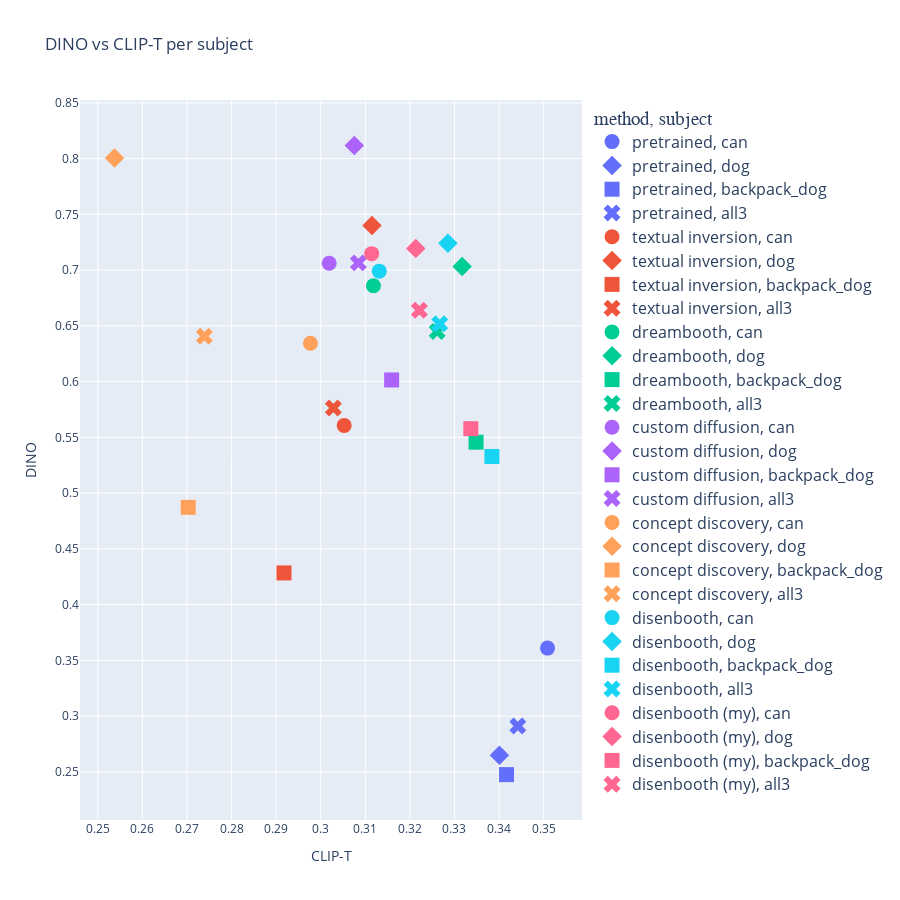

Notebook code cell kept with this figure:
### Code cell
import plotly.express as px
import plotly.io as pio
from matplotlib import pyplot as plt
from matplotlib.pyplot import figure

figure(figsize=(4, 4), dpi=80)

dfc = df2[df2['name'] != 'real images']
fig = px.scatter(dfc, color='name', y='DINO', x='CLIP-T', symbol='subject', title="DINO vs CLIP-T per subject ",
                 labels={
                     "DINO": "DINO",
                     "CLIP-T": "CLIP-T",
                     "name": "method"
                 }, 
#                 error_y='error DINO', 
#                 error_x='error CLIP-T',
                    width=900, height=900
)
fig.update_layout(showlegend=True, legend=dict(
    title_font_family='Courier New',
    font=dict(
        size=16
    )
))
fig.update_traces(marker=dict(size=15))

fig.update_yaxes(nticks=20)
fig.update_xaxes(nticks=20)

fig.show()

### Figure 1 — Plotly figure (JSON) as saved in the notebook; plotly's stock layout.template omitted (floating-point values rounded to 4 significant figures)
{"data": [{"hovertemplate": "method=pretrained<br>subject=can<br>CLIP-T=%{x}<br>DINO=%{y}<extra></extra>", "legendgroup": "pretrained, can", "marker": {"color": "#636efa", "size": 15, "symbol": "circle"}, "mode": "markers", "name": "pretrained, can", "orientation": "v", "showlegend": true, "type": "scatter", "x": [0.3509], "xaxis": "x", "y": [0.3609], "yaxis": "y"}, {"hovertemplate": "method=pretrained<br>subject=dog<br>CLIP-T=%{x}<br>DINO=%{y}<extra></extra>", "legendgroup": "pretrained, dog", "marker": {"color": "#636efa", "size": 15, "symbol": "diamond"}, "mode": "markers", "name": "pretrained, dog", "orientation": "v", "showlegend": true, "type": "scatter", "x": [0.3401], "xaxis": "x", "y": [0.265], "yaxis": "y"}, {"hovertemplate": "method=pretrained<br>subject=backpack_dog<br>CLIP-T=%{x}<br>DINO=%{y}<extra></extra>", "legendgroup": "pretrained, backpack_dog", "marker": {"color": "#636efa", "size": 15, "symbol": "square"}, "mode": "markers", "name": "pretrained, backpack_dog", "orientation": "v", "showlegend": true, "type": "scatter", "x": [0.3417], "xaxis": "x", "y": [0.2475], "yaxis": "y"}, {"hovertemplate": "method=pretrained<br>subject=all3<br>CLIP-T=%{x}<br>DINO=%{y}<extra></extra>", "legendgroup": "pretrained, all3", "marker": {"color": "#636efa", "size": 15, "symbol": "x"}, "mode": "markers", "name": "pretrained, all3", "orientation": "v", "showlegend": true, "type": "scatter", "x": [0.3442], "xaxis": "x", "y": [0.2911], "yaxis": "y"}, {"hovertemplate": "method=textual inversion<br>subject=can<br>CLIP-T=%{x}<br>DINO=%{y}<extra></extra>", "legendgroup": "textual inversion, can", "marker": {"color": "#EF553B", "size": 15, "symbol": "circle"}, "mode": "markers", "name": "textual inversion, can", "orientation": "v", "showlegend": true, "type": "scatter", "x": [0.3053], "xaxis": "x", "y": [0.5607], "yaxis": "y"}, {"hovertemplate": "method=textual inversion<br>subject=dog<br>CLIP-T=%{x}<br>DINO=%{y}<extra></extra>", "legendgroup": "textual inversion, dog", "marker": {"color": "#EF553B", "size": 15, "symbol": "diamond"}, "mode": "markers", "name": "textual inversion, dog", "orientation": "v", "showlegend": true, "type": "scatter", "x": [0.3115], "xaxis": "x", "y": [0.7399], "yaxis": "y"}, {"hovertemplate": "method=textual inversion<br>subject=backpack_dog<br>CLIP-T=%{x}<br>DINO=%{y}<extra></extra>", "legendgroup": "textual inversion, backpack_dog", "marker": {"color": "#EF553B", "size": 15, "symbol": "square"}, "mode": "markers", "name": "textual inversion, backpack_dog", "orientation": "v", "showlegend": true, "type": "scatter", "x": [0.2918], "xaxis": "x", "y": [0.4284], "yaxis": "y"}, {"hovertemplate": "method=textual inversion<br>subject=all3<br>CLIP-T=%{x}<br>DINO=%{y}<extra></extra>", "legendgroup": "textual inversion, all3", "marker": {"color": "#EF553B", "size": 15, "symbol": "x"}, "mode": "markers", "name": "textual inversion, all3", "orientation": "v", "showlegend": true, "type": "scatter", "x": [0.3028], "xaxis": "x", "y": [0.5763], "yaxis": "y"}, {"hovertemplate": "method=dreambooth<br>subject=can<br>CLIP-T=%{x}<br>DINO=%{y}<extra></extra>", "legendgroup": "dreambooth, can", "marker": {"color": "#00cc96", "size": 15, "symbol": "circle"}, "mode": "markers", "name": "dreambooth, can", "orientation": "v", "showlegend": true, "type": "scatter", "x": [0.3118], "xaxis": "x", "y": [0.686], "yaxis": "y"}, {"hovertemplate": "method=dreambooth<br>subject=dog<br>CLIP-T=%{x}<br>DINO=%{y}<extra></extra>", "legendgroup": "dreambooth, dog", "marker": {"color": "#00cc96", "size": 15, "symbol": "diamond"}, "mode": "markers", "name": "dreambooth, dog", "orientation": "v", "showlegend": true, "type": "scatter", "x": [0.3317], "xaxis": "x", "y": [0.7032], "yaxis": "y"}, {"hovertemplate": "method=dreambooth<br>subject=backpack_dog<br>CLIP-T=%{x}<br>DINO=%{y}<extra></extra>", "legendgroup": "dreambooth, backpack_dog", "marker": {"color": "#00cc96", "size": 15, "symbol": "square"}, "mode": "markers", "name": "dreambooth, backpack_dog", "orientation": "v", "showlegend": true, "type": "scatter", "x": [0.3348], "xaxis": "x", "y": [0.5456], "yaxis": "y"}, {"hovertemplate": "method=dreambooth<br>subject=all3<br>CLIP-T=%{x}<br>DINO=%{y}<extra></extra>", "legendgroup": "dreambooth, all3", "marker": {"color": "#00cc96", "size": 15, "symbol": "x"}, "mode": "markers", "name": "dreambooth, all3", "orientation": "v", "showlegend": true, "type": "scatter", "x": [0.3261], "xaxis": "x", "y": [0.6449], "yaxis": "y"}, {"hovertemplate": "method=custom diffusion<br>subject=can<br>CLIP-T=%{x}<br>DINO=%{y}<extra></extra>", "legendgroup": "custom diffusion, can", "marker": {"color": "#ab63fa", "size": 15, "symbol": "circle"}, "mode": "markers", "name": "custom diffusion, can", "orientation": "v", "showlegend": true, "type": "scatter", "x": [0.3019], "xaxis": "x", "y": [0.7061], "yaxis": "y"}, {"hovertemplate": "method=custom diffusion<br>subject=dog<br>CLIP-T=%{x}<br>DINO=%{y}<extra></extra>", "legendgroup": "custom diffusion, dog", "marker": {"color": "#ab63fa", "size": 15, "symbol": "diamond"}, "mode": "markers", "name": "custom diffusion, dog", "orientation": "v", "showlegend": true, "type": "scatter", "x": [0.3075], "xaxis": "x", "y": [0.8118], "yaxis": "y"}, {"hovertemplate": "method=custom diffusion<br>subject=backpack_dog<br>CLIP-T=%{x}<br>DINO=%{y}<extra></extra>", "legendgroup": "custom diffusion, backpack_dog", "marker": {"color": "#ab63fa", "size": 15, "symbol": "square"}, "mode": "markers", "name": "custom diffusion, backpack_dog", "orientation": "v", "showlegend": true, "type": "scatter", "x": [0.3159], "xaxis": "x", "y": [0.6015], "yaxis": "y"}, {"hovertemplate": "method=custom diffusion<br>subject=all3<br>CLIP-T=%{x}<br>DINO=%{y}<extra></extra>", "legendgroup": "custom diffusion, all3", "marker": {"color": "#ab63fa", "size": 15, "symbol": "x"}, "mode": "markers", "name": "custom diffusion, all3", "orientation": "v", "showlegend": true, "type": "scatter", "x": [0.3084], "xaxis": "x", "y": [0.7064], "yaxis": "y"}, {"hovertemplate": "method=concept discovery<br>subject=can<br>CLIP-T=%{x}<br>DINO=%{y}<extra></extra>", "legendgroup": "concept discovery, can", "marker": {"color": "#FFA15A", "size": 15, "symbol": "circle"}, "mode": "markers", "name": "concept discovery, can", "orientation": "v", "showlegend": true, "type": "scatter", "x": [0.2977], "xaxis": "x", "y": [0.6344], "yaxis": "y"}, {"hovertemplate": "method=concept discovery<br>subject=dog<br>CLIP-T=%{x}<br>DINO=%{y}<extra></extra>", "legendgroup": "concept discovery, dog", "marker": {"color": "#FFA15A", "size": 15, "symbol": "diamond"}, "mode": "markers", "name": "concept discovery, dog", "orientation": "v", "showlegend": true, "type": "scatter", "x": [0.2538], "xaxis": "x", "y": [0.8006], "yaxis": "y"}, {"hovertemplate": "method=concept discovery<br>subject=backpack_dog<br>CLIP-T=%{x}<br>DINO=%{y}<extra></extra>", "legendgroup": "concept discovery, backpack_dog", "marker": {"color": "#FFA15A", "size": 15, "symbol": "square"}, "mode": "markers", "name": "concept discovery, backpack_dog", "orientation": "v", "showlegend": true, "type": "scatter", "x": [0.2703], "xaxis": "x", "y": [0.4872], "yaxis": "y"}, {"hovertemplate": "method=concept discovery<br>subject=all3<br>CLIP-T=%{x}<br>DINO=%{y}<extra></extra>", "legendgroup": "concept discovery, all3", "marker": {"color": "#FFA15A", "size": 15, "symbol": "x"}, "mode": "markers", "name": "concept discovery, all3", "orientation": "v", "showlegend": true, "type": "scatter", "x": [0.2739], "xaxis": "x", "y": [0.6407], "yaxis": "y"}, {"hovertemplate": "method=disenbooth<br>subject=can<br>CLIP-T=%{x}<br>DINO=%{y}<extra></extra>", "legendgroup": "disenbooth, can", "marker": {"color": "#19d3f3", "size": 15, "symbol": "circle"}, "mode": "markers", "name": "disenbooth, can", "orientation": "v", "showlegend": true, "type": "scatter", "x": [0.3131], "xaxis": "x", "y": [0.699], "yaxis": "y"}, {"hovertemplate": "method=disenbooth<br>subject=dog<br>CLIP-T=%{x}<br>DINO=%{y}<extra></extra>", "legendgroup": "disenbooth, dog", "marker": {"color": "#19d3f3", "size": 15, "symbol": "diamond"}, "mode": "markers", "name": "disenbooth, dog", "orientation": "v", "showlegend": true, "type": "scatter", "x": [0.3285], "xaxis": "x", "y": [0.724], "yaxis": "y"}, {"hovertemplate": "method=disenbooth<br>subject=backpack_dog<br>CLIP-T=%{x}<br>DINO=%{y}<extra></extra>", "legendgroup": "disenbooth, backpack_dog", "marker": {"color": "#19d3f3", "size": 15, "symbol": "square"}, "mode": "markers", "name": "disenbooth, backpack_dog", "orientation": "v", "showlegend": true, "type": "scatter", "x": [0.3384], "xaxis": "x", "y": [0.5328], "yaxis": "y"}, {"hovertemplate": "method=disenbooth<br>subject=all3<br>CLIP-T=%{x}<br>DINO=%{y}<extra></extra>", "legendgroup": "disenbooth, all3", "marker": {"color": "#19d3f3", "size": 15, "symbol": "x"}, "mode": "markers", "name": "disenbooth, all3", "orientation": "v", "showlegend": true, "type": "scatter", "x": [0.3267], "xaxis": "x", "y": [0.6519], "yaxis": "y"}, {"hovertemplate": "method=disenbooth (my)<br>subject=can<br>CLIP-T=%{x}<br>DINO=%{y}<extra></extra>", "legendgroup": "disenbooth (my), can", "marker": {"color": "#FF6692", "size": 15, "symbol": "circle"}, "mode": "markers", "name": "disenbooth (my), can", "orientation": "v", "showlegend": true, "type": "scatter", "x": [0.3114], "xaxis": "x", "y": [0.7147], "yaxis": "y"}, {"hovertemplate": "method=disenbooth (my)<br>subject=dog<br>CLIP-T=%{x}<br>DINO=%{y}<extra></extra>", "legendgroup": "disenbooth (my), dog", "marker": {"color": "#FF6692", "size": 15, "symbol": "diamond"}, "mode": "markers", "name": "disenbooth (my), dog", "orientation": "v", "showlegend": true, "type": "scatter", "x": [0.3213], "xaxis": "x", "y": [0.7193], "yaxis": "y"}, {"hovertemplate": "method=disenbooth (my)<br>subject=backpack_dog<br>CLIP-T=%{x}<br>DINO=%{y}<extra></extra>", "legendgroup": "disenbooth (my), backpack_dog", "marker": {"color": "#FF6692", "size": 15, "symbol": "square"}, "mode": "markers", "name": "disenbooth (my), backpack_dog", "orientation": "v", "showlegend": true, "type": "scatter", "x": [0.3337], "xaxis": "x", "y": [0.5578], "yaxis": "y"}, {"hovertemplate": "method=disenbooth (my)<br>subject=all3<br>CLIP-T=%{x}<br>DINO=%{y}<extra></extra>", "legendgroup": "disenbooth (my), all3", "marker": {"color": "#FF6692", "size": 15, "symbol": "x"}, "mode": "markers", "name": "disenbooth (my), all3", "orientation": "v", "showlegend": true, "type": "scatter", "x": [0.3221], "xaxis": "x", "y": [0.6639], "yaxis": "y"}], "layout": {"height": 900, "legend": {"font": {"size": 16}, "title": {"font": {"family": "Courier New"}, "text": "method, subject"}, "tracegroupgap": 0}, "showlegend": true, "title": {"text": "DINO vs CLIP-T per subject "}, "width": 900, "xaxis": {"anchor": "y", "autorange": true, "domain": [0, 1], "nticks": 20, "range": [0.2461, 0.3585], "title": {"text": "CLIP-T"}, "type": "linear"}, "yaxis": {"anchor": "x", "autorange": true, "domain": [0, 1], "nticks": 20, "range": [0.2068, 0.8525], "title": {"text": "DINO"}, "type": "linear"}}}
